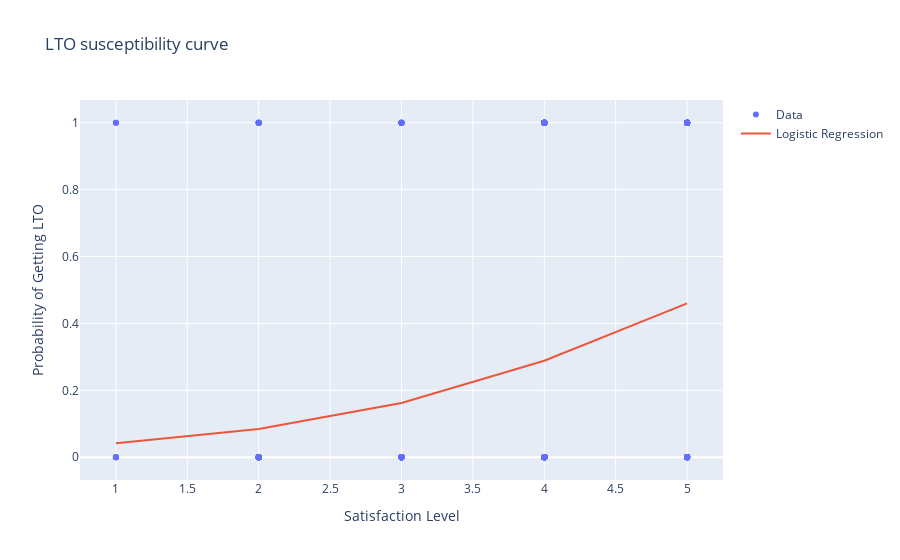

Notebook code cell kept with this figure:
### Code cell
import pandas as pd
import numpy as np

from sklearn.model_selection import train_test_split
from sklearn.metrics import accuracy_score
from sklearn.datasets import make_classification
from sklearn.linear_model import LogisticRegression
from sklearn.preprocessing import StandardScaler
from sklearn.pipeline import make_pipeline

import plotly.graph_objects as go
import plotly.express as px

import dash
from dash import dcc
from dash import html

df = pd.read_csv("sample.csv")
df.columns =["EPF","Name","SatisfactionLevel","ReasonCategory","LTO"]
#df.drop([0] , inplace =True)
# Creating dummy variables
df_dummies = pd.get_dummies(df, columns=["ReasonCategory"])
print(df_dummies)


# Standardize features

# Split the data into training and testing sets
X = df_dummies[["ReasonCategory_A","ReasonCategory_B","ReasonCategory_C","ReasonCategory_D","ReasonCategory_E","ReasonCategory_F","SatisfactionLevel"]]
y = df_dummies['LTO']
X_train, X_test, y_train, y_test = train_test_split(X, y, test_size=0.3, random_state=42)

# Standardize the features
scaler = StandardScaler()
X_train_scaled = scaler.fit_transform(X_train)
X_test_scaled = scaler.transform(X_test)

# Fit the logistic regression model
model = LogisticRegression()
model.fit(X_train_scaled, y_train)
coefficients = model.coef_[0]  # For binary classification, coef_ is a 2D array with shape (1, n_features)
intercept = model.intercept_[0]
print(coefficients)
print(intercept)

# Predict probabilities
y_pred = model.predict_proba(X_test_scaled)[:, 1]

# Sample data
np.random.seed(0)
df = df_dummies
# Logistic regression
X = df[['SatisfactionLevel']]
y = df['LTO']

# Fit the model
model = LogisticRegression()
model.fit(X, y)

# Generate predictions
x_range = np.linspace(df['SatisfactionLevel'].min(), df['SatisfactionLevel'].max(), 5)
y_proba = model.predict_proba(x_range.reshape(-1, 1))[:, 1]

# Create the plot
fig = go.Figure()

# Scatter plot of actual data points
fig.add_trace(go.Scatter(x=df['SatisfactionLevel'], y=df['LTO'], mode='markers', name='Data'))

# Logistic regression curve
fig.add_trace(go.Scatter(x=x_range, y=y_proba, mode='lines', name='Logistic Regression'))

# Customize layout
fig.update_layout(
    title='LTO susceptibility curve',
    xaxis_title='Satisfaction Level',
    yaxis_title='Probability of Getting LTO',
    showlegend=True
)

fig.show()

# Sample data
df = df
# Scatter plot
scatter_fig = px.scatter(df, x='EPF', y='LTO', color='SatisfactionLevel',
                         title="Scatter plot of Satisfaction Level vs LTO Suceptibility")

 #Histogram
hist_fig = px.histogram(df, x='SatisfactionLevel', title="Histogram of Employee Satisfaction Level")


# Initialize Dash app
app = dash.Dash(__name__)

# Define the layout of the dashboard
app.layout = html.Div(children=[
    html.H1(children='LTO Susceptibility'),

    html.Div(children='OVERVIEW OF LTO TREND'),

    dcc.Graph(
        id='scatter-plot',
        figure=scatter_fig
    ),

    dcc.Graph(
        id='histogram',
        figure=hist_fig
    )
])

# Run the app
if __name__ == '__main__':
    app.run_server(debug=True)

### Figure 1 — Plotly figure (JSON) as saved in the notebook; plotly's stock layout.template omitted (floating-point values rounded to 4 significant figures; data arrays with more than 128 entries replaced by an {"elided": "..."} marker saying what was removed)
{"data": [{"mode": "markers", "name": "Data", "type": "scatter", "x": {"elided": "396 int values"}, "y": {"elided": "396 int values"}}, {"mode": "lines", "name": "Logistic Regression", "type": "scatter", "x": [1, 2, 3, 4, 5], "y": [0.04202, 0.08432, 0.162, 0.2887, 0.46]}], "layout": {"showlegend": true, "title": {"text": "LTO susceptibility curve"}, "xaxis": {"title": {"text": "Satisfaction Level"}}, "yaxis": {"title": {"text": "Probability of Getting LTO"}}}}
